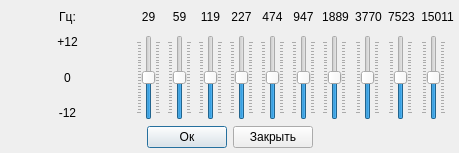
<?xml version="1.0" encoding="UTF-8"?>
<ui version="4.0">
 <class>Equalizer</class>
 <widget class="QWidget" name="Equalizer">
  <property name="geometry">
   <rect>
    <x>0</x>
    <y>0</y>
    <width>459</width>
    <height>153</height>
   </rect>
  </property>
  <property name="windowTitle">
   <string>Эквалайзер</string>
  </property>
  <property name="windowIcon">
   <iconset>
    <normaloff>:/images/equalizer.png</normaloff>:/images/equalizer.png</iconset>
  </property>
  <layout class="QGridLayout" name="gridLayout_2">
   <property name="margin">
    <number>5</number>
   </property>
   <item row="0" column="0">
    <layout class="QGridLayout" name="gridLayout" rowminimumheight="0,0,0,0">
     <item row="0" column="0">
      <widget class="QLabel" name="label_11">
       <property name="text">
        <string>Гц:</string>
       </property>
       <property name="alignment">
        <set>Qt::AlignCenter</set>
       </property>
      </widget>
     </item>
     <item row="0" column="1">
      <widget class="QLabel" name="label">
       <property name="text">
        <string>29</string>
       </property>
       <property name="alignment">
        <set>Qt::AlignCenter</set>
       </property>
      </widget>
     </item>
     <item row="0" column="2">
      <widget class="QLabel" name="label_2">
       <property name="text">
        <string>59</string>
       </property>
       <property name="alignment">
        <set>Qt::AlignCenter</set>
       </property>
      </widget>
     </item>
     <item row="0" column="3">
      <widget class="QLabel" name="label_5">
       <property name="text">
        <string>119</string>
       </property>
       <property name="alignment">
        <set>Qt::AlignCenter</set>
       </property>
      </widget>
     </item>
     <item row="0" column="4">
      <widget class="QLabel" name="label_6">
       <property name="text">
        <string>227</string>
       </property>
       <property name="alignment">
        <set>Qt::AlignCenter</set>
       </property>
      </widget>
     </item>
     <item row="0" column="5">
      <widget class="QLabel" name="label_3">
       <property name="text">
        <string>474</string>
       </property>
       <property name="alignment">
        <set>Qt::AlignCenter</set>
       </property>
      </widget>
     </item>
     <item row="0" column="6">
      <widget class="QLabel" name="label_4">
       <property name="text">
        <string>947</string>
       </property>
       <property name="alignment">
        <set>Qt::AlignCenter</set>
       </property>
      </widget>
     </item>
     <item row="0" column="7">
      <widget class="QLabel" name="label_7">
       <property name="text">
        <string>1889</string>
       </property>
       <property name="alignment">
        <set>Qt::AlignCenter</set>
       </property>
      </widget>
     </item>
     <item row="0" column="8">
      <widget class="QLabel" name="label_8">
       <property name="text">
        <string>3770</string>
       </property>
       <property name="alignment">
        <set>Qt::AlignCenter</set>
       </property>
      </widget>
     </item>
     <item row="0" column="9">
      <widget class="QLabel" name="label_9">
       <property name="text">
        <string>7523</string>
       </property>
       <property name="alignment">
        <set>Qt::AlignCenter</set>
       </property>
      </widget>
     </item>
     <item row="0" column="10">
      <widget class="QLabel" name="label_10">
       <property name="text">
        <string>15011</string>
       </property>
       <property name="alignment">
        <set>Qt::AlignCenter</set>
       </property>
      </widget>
     </item>
     <item row="1" column="0">
      <widget class="QLabel" name="label_12">
       <property name="text">
        <string>+12</string>
       </property>
       <property name="alignment">
        <set>Qt::AlignHCenter|Qt::AlignTop</set>
       </property>
      </widget>
     </item>
     <item row="1" column="1" rowspan="3">
      <widget class="QSlider" name="band0">
       <property name="minimum">
        <number>-12</number>
       </property>
       <property name="maximum">
        <number>12</number>
       </property>
       <property name="orientation">
        <enum>Qt::Vertical</enum>
       </property>
       <property name="tickPosition">
        <enum>QSlider::TicksBothSides</enum>
       </property>
       <property name="tickInterval">
        <number>1</number>
       </property>
      </widget>
     </item>
     <item row="1" column="2" rowspan="3">
      <widget class="QSlider" name="band1">
       <property name="minimum">
        <number>-12</number>
       </property>
       <property name="maximum">
        <number>12</number>
       </property>
       <property name="orientation">
        <enum>Qt::Vertical</enum>
       </property>
       <property name="tickPosition">
        <enum>QSlider::TicksBothSides</enum>
       </property>
       <property name="tickInterval">
        <number>1</number>
       </property>
      </widget>
     </item>
     <item row="1" column="3" rowspan="3">
      <widget class="QSlider" name="band2">
       <property name="minimum">
        <number>-12</number>
       </property>
       <property name="maximum">
        <number>12</number>
       </property>
       <property name="orientation">
        <enum>Qt::Vertical</enum>
       </property>
       <property name="tickPosition">
        <enum>QSlider::TicksBothSides</enum>
       </property>
       <property name="tickInterval">
        <number>1</number>
       </property>
      </widget>
     </item>
     <item row="1" column="4" rowspan="3">
      <widget class="QSlider" name="band3">
       <property name="minimum">
        <number>-12</number>
       </property>
       <property name="maximum">
        <number>12</number>
       </property>
       <property name="orientation">
        <enum>Qt::Vertical</enum>
       </property>
       <property name="tickPosition">
        <enum>QSlider::TicksBothSides</enum>
       </property>
       <property name="tickInterval">
        <number>1</number>
       </property>
      </widget>
     </item>
     <item row="1" column="5" rowspan="3">
      <widget class="QSlider" name="band4">
       <property name="minimum">
        <number>-12</number>
       </property>
       <property name="maximum">
        <number>12</number>
       </property>
       <property name="orientation">
        <enum>Qt::Vertical</enum>
       </property>
       <property name="tickPosition">
        <enum>QSlider::TicksBothSides</enum>
       </property>
       <property name="tickInterval">
        <number>1</number>
       </property>
      </widget>
     </item>
     <item row="1" column="6" rowspan="3">
      <widget class="QSlider" name="band5">
       <property name="minimum">
        <number>-12</number>
       </property>
       <property name="maximum">
        <number>12</number>
       </property>
       <property name="orientation">
        <enum>Qt::Vertical</enum>
       </property>
       <property name="tickPosition">
        <enum>QSlider::TicksBothSides</enum>
       </property>
       <property name="tickInterval">
        <number>1</number>
       </property>
      </widget>
     </item>
     <item row="1" column="7" rowspan="3">
      <widget class="QSlider" name="band6">
       <property name="minimum">
        <number>-12</number>
       </property>
       <property name="maximum">
        <number>12</number>
       </property>
       <property name="orientation">
        <enum>Qt::Vertical</enum>
       </property>
       <property name="tickPosition">
        <enum>QSlider::TicksBothSides</enum>
       </property>
       <property name="tickInterval">
        <number>1</number>
       </property>
      </widget>
     </item>
     <item row="1" column="8" rowspan="3">
      <widget class="QSlider" name="band7">
       <property name="minimum">
        <number>-12</number>
       </property>
       <property name="maximum">
        <number>12</number>
       </property>
       <property name="orientation">
        <enum>Qt::Vertical</enum>
       </property>
       <property name="tickPosition">
        <enum>QSlider::TicksBothSides</enum>
       </property>
       <property name="tickInterval">
        <number>1</number>
       </property>
      </widget>
     </item>
     <item row="1" column="9" rowspan="3">
      <widget class="QSlider" name="band8">
       <property name="minimum">
        <number>-12</number>
       </property>
       <property name="maximum">
        <number>12</number>
       </property>
       <property name="orientation">
        <enum>Qt::Vertical</enum>
       </property>
       <property name="tickPosition">
        <enum>QSlider::TicksBothSides</enum>
       </property>
       <property name="tickInterval">
        <number>1</number>
       </property>
      </widget>
     </item>
     <item row="1" column="10" rowspan="3">
      <widget class="QSlider" name="band9">
       <property name="minimum">
        <number>-12</number>
       </property>
       <property name="maximum">
        <number>12</number>
       </property>
       <property name="orientation">
        <enum>Qt::Vertical</enum>
       </property>
       <property name="tickPosition">
        <enum>QSlider::TicksBothSides</enum>
       </property>
       <property name="tickInterval">
        <number>1</number>
       </property>
      </widget>
     </item>
     <item row="2" column="0">
      <widget class="QLabel" name="label_13">
       <property name="text">
        <string>0</string>
       </property>
       <property name="alignment">
        <set>Qt::AlignCenter</set>
       </property>
      </widget>
     </item>
     <item row="3" column="0">
      <widget class="QLabel" name="label_14">
       <property name="text">
        <string>-12</string>
       </property>
       <property name="alignment">
        <set>Qt::AlignBottom|Qt::AlignHCenter</set>
       </property>
      </widget>
     </item>
    </layout>
   </item>
   <item row="1" column="0">
    <layout class="QHBoxLayout" name="horizontalLayout">
     <item>
      <spacer name="horizontalSpacer">
       <property name="orientation">
        <enum>Qt::Horizontal</enum>
       </property>
       <property name="sizeHint" stdset="0">
        <size>
         <width>40</width>
         <height>20</height>
        </size>
       </property>
      </spacer>
     </item>
     <item>
      <widget class="QPushButton" name="okButton">
       <property name="text">
        <string>Ок</string>
       </property>
       <property name="autoDefault">
        <bool>true</bool>
       </property>
       <property name="default">
        <bool>true</bool>
       </property>
      </widget>
     </item>
     <item>
      <widget class="QPushButton" name="pushButton">
       <property name="text">
        <string>Закрыть</string>
       </property>
      </widget>
     </item>
     <item>
      <spacer name="horizontalSpacer_2">
       <property name="orientation">
        <enum>Qt::Horizontal</enum>
       </property>
       <property name="sizeHint" stdset="0">
        <size>
         <width>40</width>
         <height>20</height>
        </size>
       </property>
      </spacer>
     </item>
    </layout>
   </item>
  </layout>
 </widget>
 <tabstops>
  <tabstop>okButton</tabstop>
  <tabstop>pushButton</tabstop>
  <tabstop>band0</tabstop>
  <tabstop>band1</tabstop>
  <tabstop>band2</tabstop>
  <tabstop>band3</tabstop>
  <tabstop>band4</tabstop>
  <tabstop>band5</tabstop>
  <tabstop>band6</tabstop>
  <tabstop>band7</tabstop>
  <tabstop>band8</tabstop>
  <tabstop>band9</tabstop>
 </tabstops>
 <resources/>
 <connections>
  <connection>
   <sender>pushButton</sender>
   <signal>clicked()</signal>
   <receiver>Equalizer</receiver>
   <slot>close()</slot>
   <hints>
    <hint type="sourcelabel">
     <x>292</x>
     <y>130</y>
    </hint>
    <hint type="destinationlabel">
     <x>458</x>
     <y>137</y>
    </hint>
   </hints>
  </connection>
 </connections>
</ui>
